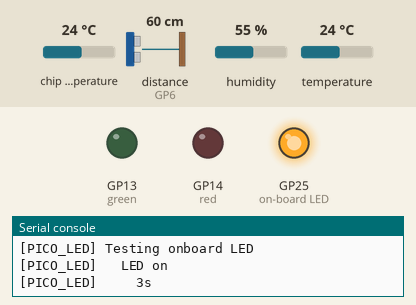
The program below on a simulated Raspberry Pi Pico running MicroPython. Parts: output pins drawn as LEDs (lit = HIGH), the last lines printed to the serial console. The inputs (shaded band) are chosen by the test bench; at power-on: chip temperature 24 °C, distance to the obstacle (sensor on GP6) 60 cm, humidity 55 %, temperature 24 °C. The echo pulse lasts 58.3 µs per cm; a WiFi scan finds one network, HomeNet. At 24.1 s the program stops and its outputs stay as they are.

Above: at 0.1 s.
At 3.1 s:
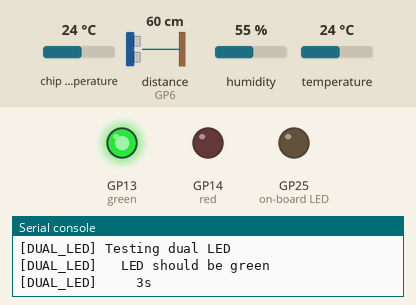
At 6.1 s:
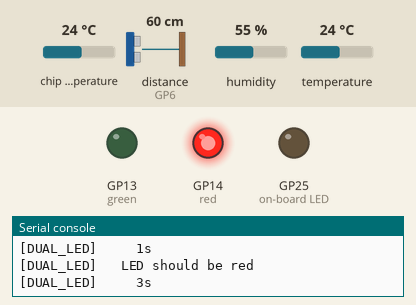
At 9.1 s:
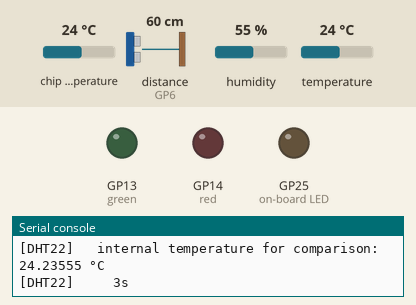
Timing chart, 0 to 10.6 s (numbered marks = the images above):
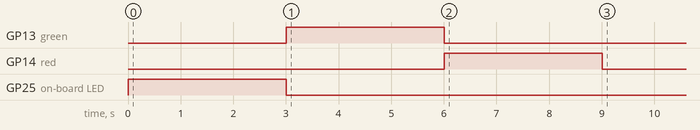

The program:

selftest.py
```python
from picozero import DistanceSensor, LED, pico_led, pinout, pico_temp_sensor
from time import sleep
from machine import Pin
from dht import DHT22
import network

def countdown(prefix, n):
    for x in range(n):
        print(prefix + str(n - x) + "s")
        sleep(1)
    return

print("   ____                    _____                  ")
print("  / __ \                  / ____|                 ")
print(" | |  | |_ __   ___ _ __ | (___   ___  _   _ _ __ ")
print(" | |  | | '_ \ / _ \ '_ \ \___ \ / _ \| | | | '__|")
print(" | |__| | |_) |  __/ | | |____) | (_) | |_| | |   ")
print("  \____/| .__/ \___|_| |_|_____/ \___/ \__,_|_|   ")
print("        | |                                       ")
print("        |_|  Hardware Self-Test                   ")
print("")

print("[PICO_LED] Testing onboard LED")
print("[PICO_LED]   LED on")
pico_led.on()
countdown("[PICO_LED]     ", 3)
pico_led.off()
print()

print("[DUAL_LED] Testing dual LED")
green = LED(13)
red = LED(14)
print("[DUAL_LED]   LED should be green")
green.on()
countdown("[DUAL_LED]     ", 3)
green.off()
print("[DUAL_LED]   LED should be red")
red.on()
countdown("[DUAL_LED]     ", 3)
red.off()
print()

print("[DHT22] Testing temperature sensor")
dht22_sensor = DHT22(Pin(28, Pin.IN,Pin.PULL_UP))
dht22_sensor.measure()
temp = dht22_sensor.temperature()
humi = dht22_sensor.humidity()
print("[DHT22]   temperature:", temp, '°C')
print("[DHT22]   humidity:", humi, '%')
print("[DHT22]   internal temperature for comparison:", pico_temp_sensor.temp, '°C')
countdown("[DHT22]     ", 3)
print()

print("[HC-SR04] Testing distance sensor")
ds = DistanceSensor(echo=6, trigger=7)
print("[HC-SR04]   distance:", ds.distance)
print("[HC-SR04]     10s")
sleep(2)
print("[HC-SR04]   distance:", ds.distance)
print("[HC-SR04]     8s")
sleep(2)
print("[HC-SR04]   distance:", ds.distance)
print("[HC-SR04]     6s")
sleep(2)
print("[HC-SR04]   distance:", ds.distance)
print("[HC-SR04]     4s")
sleep(2)
print("[HC-SR04]   distance:", ds.distance)
print("[HC-SR04]     2s")
sleep(2)
print("[HC-SR04]   distance:", ds.distance)
print()


print("[WIFI] Testing wifi")
print("[WIFI]   wifi supported by board:", hasattr(network, "WLAN"))
if hasattr(network, "WLAN"):
    wlan = network.WLAN(network.STA_IF)
    wlan.active(True)

    wifis = wlan.scan()
    print("[WIFI]   networks found:")
    for wifi in wifis:
        print("[WIFI]     ", wifi[0])
print()
```

Measured:
- by itself, GP13 (green): LOW → HIGH at 3.0 s, → LOW 3.0 s later
- by itself, GP14 (red): LOW → HIGH at 6.0 s, → LOW 3.0 s later
- by itself, GP25 (on-board LED): LOW → HIGH at 0.01 s, → LOW 3.0 s later
